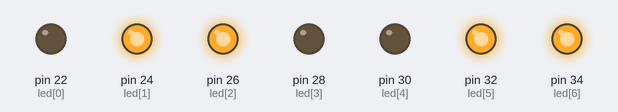
Recording of a sketch running on a simulated Arduino Mega 2560, built with avr-gcc and run on an emulated ATmega2560. Parts: output pins drawn as LEDs (lit = HIGH). Random numbers use the default seed unless the sketch sets one; what the sketch prints to the serial monitor is not drawn.

Above: at 0.1 s.
At 5.5 s:
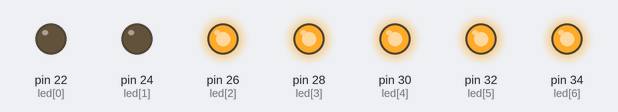
At 13.0 s:
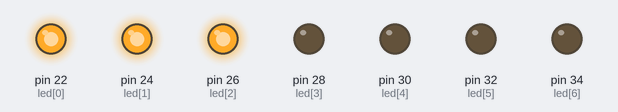
At 17.3 s:
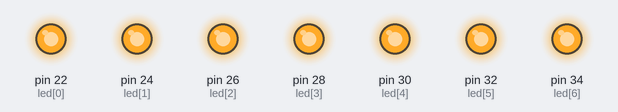
At 26.9 s:
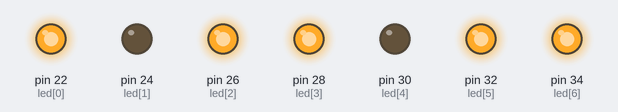
At 36.5 s:
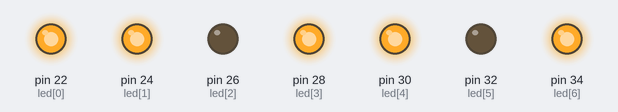
Timing chart, 0 to 40.0 s (numbered marks = the images above):
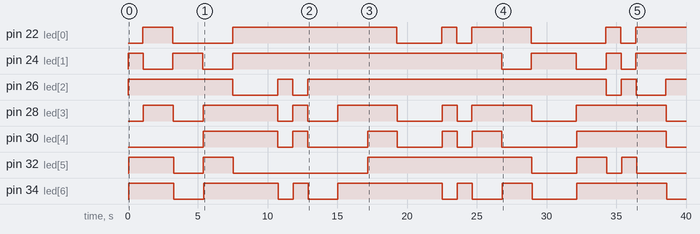

The sketch:

DisplayRandom.ino
```cpp
byte numeros[10][7] = {
  // a  b  c  d  e  f  g
  {1, 1, 1, 1, 1, 1, 0}, //0
  {0, 1, 1, 0, 0, 0, 0}, //1
  {1, 1, 0, 1, 1, 0, 1}, //2
  {1, 1, 1, 1, 0, 0, 1}, //3
  {0, 1, 1, 0, 0, 1, 1}, //4
  {1, 0, 1, 1, 0, 1, 1}, //5
  {0, 0, 1, 1, 1, 1, 1}, //6
  {1, 1, 1, 0, 0, 0, 0}, //7
  {1, 1, 1, 1, 1, 1, 1}, //8
  {1, 1, 1, 1, 0, 1, 1} //9
};

byte led[7] = {22, 24, 26, 28, 30, 32, 34};

byte numero = 0;


void setup() {
  // put your setup code here, to run once:
  for (int i = 0; i <= 6; i++) {
    pinMode(led[i], OUTPUT);
  }
  Serial.begin(9600);
}

void loop() {
  // put your main code here, to run repeatedly:
  randomSeed(millis());    // genera una semilla para aleatorio a partir de la función millis()
  numero = random(9);    // genera número aleatorio entre 0 y 255

  Serial.print(" Numero:");
  for (int i = 0; i <= 6; i++) {
    digitalWrite(led[i], numeros[numero][i]);
    delay(10);

    Serial.print(numeros[numero][i]);
  }
  delay(1000);


}
```

Measured:
- by itself, pin 22 (led[0]): LOW → HIGH at 1.1 s, → LOW 2.1 s later, → HIGH 4.3 s later, → LOW 11.8 s later, … (11 changes in this stretch)
- by itself, pin 24 (led[1]): LOW → HIGH at 0.01 s, → LOW 1.1 s later, → HIGH 2.1 s later, → LOW 2.1 s later, … (11 changes in this stretch)
- by itself, pin 26 (led[2]): LOW → HIGH at 0.02 s, → LOW 7.5 s later, → HIGH 3.2 s later, → LOW 1.1 s later, … (9 changes in this stretch)
- by itself, pin 28 (led[3]): LOW → HIGH at 1.1 s, → LOW 2.1 s later, → HIGH 2.1 s later, → LOW 5.4 s later, … (14 changes in this stretch)
- by itself, pin 30 (led[4]): LOW → HIGH at 5.4 s, → LOW 5.4 s later, → HIGH 1.1 s later, → LOW 1.1 s later, … (12 changes in this stretch)
- by itself, pin 32 (led[5]): LOW → HIGH at 0.05 s, → LOW 3.2 s later, → HIGH 2.1 s later, → LOW 2.1 s later, … (10 changes in this stretch)
- by itself, pin 34 (led[6]): LOW → HIGH at 0.06 s, → LOW 3.2 s later, → HIGH 2.1 s later, → LOW 5.4 s later, … (14 changes in this stretch)
